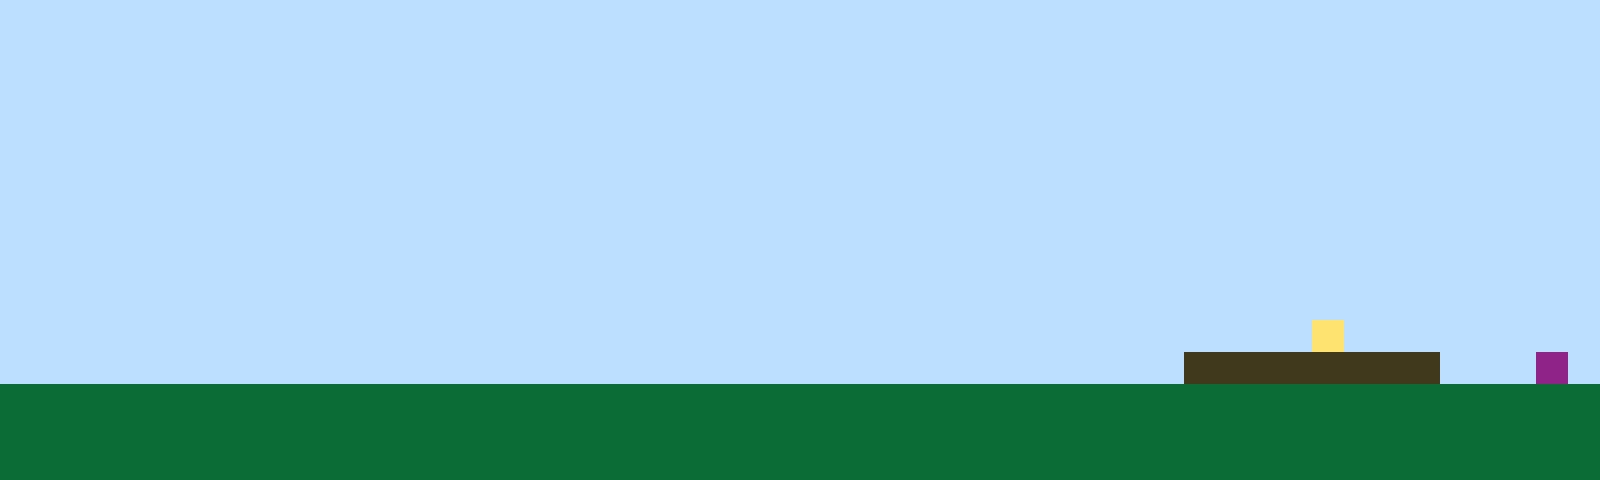

The image is a tile-based game level rendered from a .tmx file. Its description and complete source (layers, tilesets, objects, tile grids) follow:
An orthogonal 50x15 tile map with 32x32 px tiles, 1 tile layer (Tile Layer 1).

<map version="1.10" tiledversion="1.11.2" orientation="orthogonal" renderorder="right-up" width="50" height="15" tilewidth="32" tileheight="32" infinite="0" nextlayerid="2" nextobjectid="1"><editorsettings><export target="map1.csv" format="csv" /></editorsettings><tileset firstgid="1" name="sprites" tilewidth="32" tileheight="32" tilecount="6" columns="3"><image source="sprites.png" width="96" height="64" /></tileset><layer id="1" name="Tile Layer 1" width="50" height="15"><data encoding="csv">1,1,1,1,1,1,1,1,1,1,1,1,1,1,1,1,1,1,1,1,1,1,1,1,1,1,1,1,1,1,1,1,1,1,1,1,1,1,1,1,1,1,1,1,1,1,1,1,1,1,1,1,1,1,1,1,1,1,1,1,1,1,1,1,1,1,1,1,1,1,1,1,1,1,1,1,1,1,1,1,1,1,1,1,1,1,1,1,1,1,1,1,1,1,1,1,1,1,1,1,1,1,1,1,1,1,1,1,1,1,1,1,1,1,1,1,1,1,1,1,1,1,1,1,1,1,1,1,1,1,1,1,1,1,1,1,1,1,1,1,1,1,1,1,1,1,1,1,1,1,1,1,1,1,1,1,1,1,1,1,1,1,1,1,1,1,1,1,1,1,1,1,1,1,1,1,1,1,1,1,1,1,1,1,1,1,1,1,1,1,1,1,1,1,1,1,1,1,1,1,1,1,1,1,1,1,1,1,1,1,1,1,1,1,1,1,1,1,1,1,1,1,1,1,1,1,1,1,1,1,1,1,1,1,1,1,1,1,1,1,1,1,1,1,1,1,1,1,1,1,1,1,1,1,1,1,1,1,1,1,1,1,1,1,1,1,1,1,1,1,1,1,1,1,1,1,1,1,1,1,1,1,1,1,1,1,1,1,1,1,1,1,1,1,1,1,1,1,1,1,1,1,1,1,1,1,1,1,1,1,1,1,1,1,1,1,1,1,1,1,1,1,1,1,1,1,1,1,1,1,1,1,1,1,1,1,1,1,1,1,1,1,1,1,1,1,1,1,1,1,1,1,1,1,1,1,1,1,1,1,1,1,1,1,1,1,1,1,1,1,1,1,1,1,1,1,1,1,1,1,1,1,1,1,1,1,1,1,1,1,1,1,1,1,1,1,1,1,1,1,1,1,1,1,1,1,1,1,1,1,1,1,1,1,1,1,1,1,1,1,1,1,1,1,1,1,1,1,1,1,1,1,1,1,1,1,1,1,1,1,1,1,1,1,1,1,1,1,1,1,1,1,1,1,1,1,1,1,1,1,1,1,1,1,1,1,1,1,1,1,1,1,1,1,1,1,1,1,1,1,1,1,1,1,1,1,1,1,1,1,1,1,1,1,1,1,1,1,1,1,1,1,1,1,1,1,1,1,1,1,1,1,1,1,1,1,1,1,1,1,1,1,1,1,1,1,1,1,1,1,1,1,1,1,1,1,1,1,1,1,1,4,1,1,1,1,1,1,1,1,1,1,1,1,1,1,1,1,1,1,1,1,1,1,1,1,1,1,1,1,1,1,1,1,1,1,1,1,1,1,1,1,1,1,1,1,1,3,3,3,3,3,3,3,3,1,1,1,6,1,2,2,2,2,2,2,2,2,2,2,2,2,2,2,2,2,2,2,2,2,2,2,2,2,2,2,2,2,2,2,2,2,2,2,2,2,2,2,2,2,2,2,2,2,2,2,2,2,2,2,2,2,2,2,2,2,2,2,2,2,2,2,2,2,2,2,2,2,2,2,2,2,2,2,2,2,2,2,2,2,2,2,2,2,2,2,2,2,2,2,2,2,2,2,2,2,2,2,2,2,2,2,2,2,2,2,2,2,2,2,2,2,2,2,2,2,2,2,2,2,2,2,2,2,2,2,2,2,2,2,2,2,2,2,2,2,2,2,2,2,2,2,2,2,2,2,2,2,2,2</data></layer></map>
